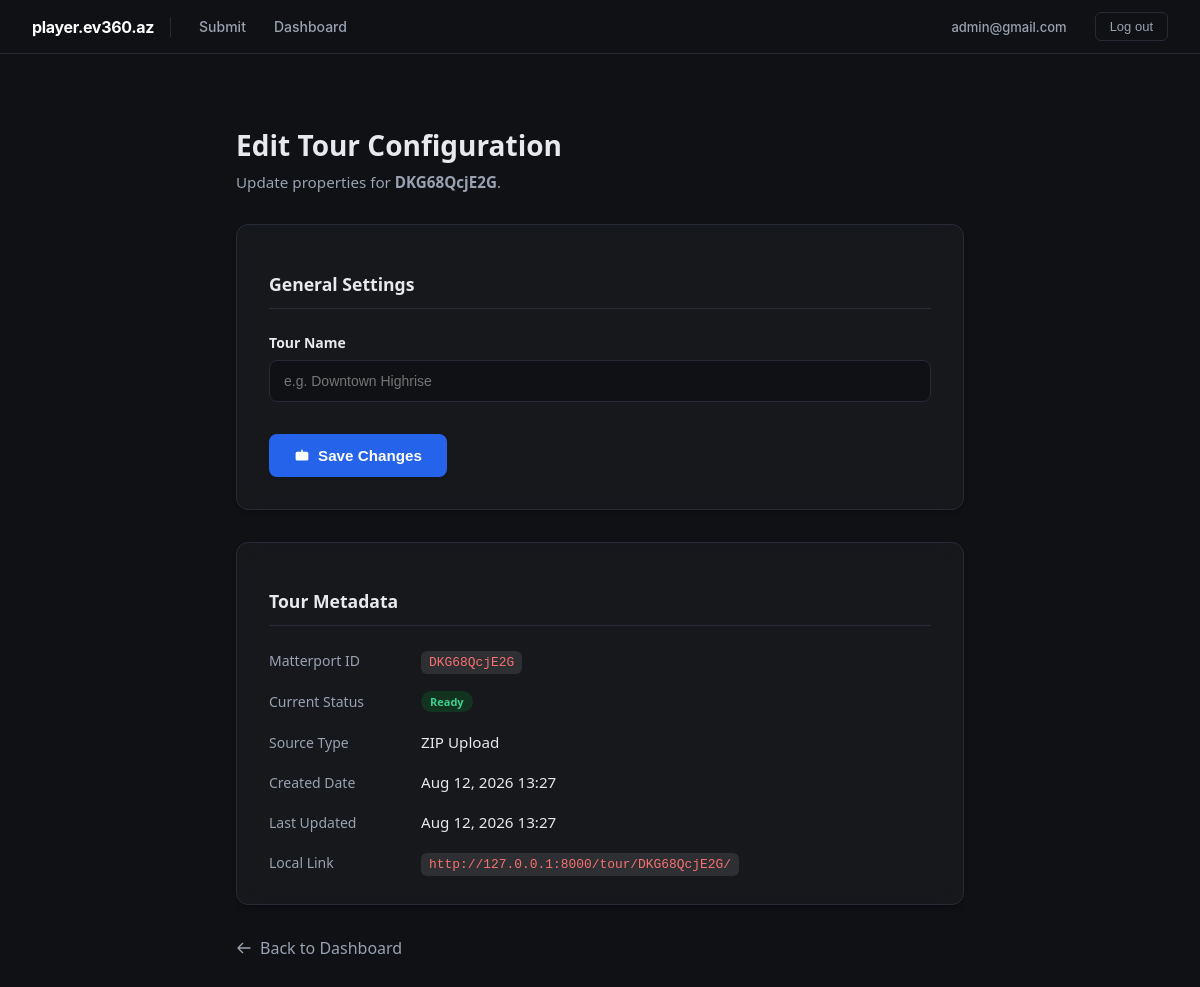
Screenshot of /tour/103/edit/ (signed in) with the database file from the repository.
### tours/models.py (models this page shows, shortened)
class Tour(models.Model):
    matterport_id = models.CharField(max_length=32, unique=True, db_index=True)
    name = models.CharField(max_length=255, blank=True, default="")
    created_at = models.DateTimeField(auto_now_add=True)
    class Meta:
        ordering = ["-created_at"]
    @property
    def latest_upload(self):
        return self.uploads.order_by("-created_at").first()
    @property
    def local_url(self) -> str:
        return f"{settings.PLAYER_PUBLIC_BASE_URL}/tour/{self.matterport_id}/"

class TourUpload(models.Model):
    class SourceType(models.TextChoices):
        URL = "url", "Matterport URL"
        ZIP = "zip", "ZIP Upload"
    class Status(models.TextChoices):
        PENDING = "pending", "Pending"
        DOWNLOADING = "downloading", "Downloading"
        READY = "ready", "Ready"
        FAILED = "failed", "Failed"
    tour = models.ForeignKey(
        Tour, on_delete=models.CASCADE, related_name="uploads", null=True, blank=True
    )
    source_type = models.CharField(max_length=10, choices=SourceType.choices)
    source_url = models.URLField(blank=True)
    original_zip_name = models.CharField(max_length=255, blank=True)
    status = models.CharField(max_length=20, choices=Status.choices, default=Status.PENDING)
    local_path = models.CharField(max_length=255, blank=True)
    error_message = models.TextField(blank=True)
    celery_task_id = models.CharField(max_length=64, blank=True)
    created_at = models.DateTimeField(auto_now_add=True)
    updated_at = models.DateTimeField(auto_now=True)
    class Meta:
        ordering = ["-created_at"]

### tours/views.py (the view, shortened to what this page needs)
# urls.py: path("tour/<int:tour_id>/edit/", views.edit_tour_view, name="edit_tour"),
@login_required
def edit_tour_view(request, tour_id):
    tour = get_object_or_404(Tour, id=tour_id)
    latest = tour.latest_upload
    return render(request, "tours/edit_tour.html", {"tour": tour, "latest": latest})

### tours/templates/tours/edit_tour.html (shortened to what this page needs)
{% extends "tours/base.html" %}
{% block content %}
<div class="edit-container">
  <header class="page-header">
    <h1 class="page-title">Edit Tour Configuration</h1>
    <p class="page-desc">Update properties for <strong>{{ tour.name|default:tour.matterport_id }}</strong>.</p>
  </header>
  <div class="card">
    <h2 class="card-header">General Settings</h2>
    <form method="post" id="edit-form">
      <div class="form-group">
        <label class="form-label">Tour Name</label>
        <input type="text" name="name" value="{{ tour.name }}" placeholder="e.g. Downtown Highrise" class="form-control">
      </div>
    </form>
    <div class="btn-group">
      <button type="submit" form="edit-form" name="action" value="save" class="btn btn-primary">
        Save Changes
      </button>
    </div>
  </div>
  <div class="card">
    <h2 class="card-header">Tour Metadata</h2>
    <div class="details-grid">
      <div class="detail-key">Matterport ID</div>
      <div class="detail-value"><code>{{ tour.matterport_id }}</code></div>
      <div class="detail-key">Current Status</div>
      <div class="detail-value"><span class="badge badge-{{ latest.status }}">{{ latest.get_status_display }}</span></div>
      <div class="detail-key">Source Type</div>
      <div class="detail-value">{{ latest.get_source_type_display }}</div>
      <div class="detail-key">Created Date</div>
      <div class="detail-value">{{ tour.created_at|date:"M d, Y H:i" }}</div>
      <div class="detail-key">Last Updated</div>
      <div class="detail-value">{{ latest.updated_at|date:"M d, Y H:i" }}</div>
      {% if latest.status == "ready" %}
      <div class="detail-key">Local Link</div>
      <div class="detail-value">
        <a href="{{ tour.local_url }}" target="_blank"><code>{{ tour.local_url }}</code></a>
      </div>
      {% endif %}
    </div>
  </div>
  <a href="{% url 'dashboard' %}" class="back-link">
    <svg style="width:16px;height:16px;fill:none;stroke:currentColor;stroke-width:2;" viewBox="0 0 24 24"><path stroke-linecap="round" stroke-linejoin="round" d="M10 19l-7-7m0 0l7-7m-7 7h18"></path></svg>
    Back to Dashboard
  </a>
</div>
{% endblock %}

### tours/templates/tours/base.html (shortened to what this page needs)
<!DOCTYPE html>
<html lang="az">
<head>
</head>
<body>
<nav>
  <div class="nav-left">
    <span class="brand">player.ev360.az</span>
    <div class="nav-links">
      <a href="{% url 'submit' %}" class="{% if request.resolver_match.url_name == 'submit' %}active{% endif %}">Submit</a>
      <a href="{% url 'dashboard' %}" class="{% if request.resolver_match.url_name == 'dashboard' %}active{% endif %}">Dashboard</a>
    </div>
  </div>
  <div class="nav-right">
    {% if user.is_authenticated %}
      <a href="{% url 'profile' %}" class="user-email">{{ user.email }}</a>
      <form method="post" action="{% url 'logout' %}" style="display:inline; margin: 0; padding: 0;">
        <button type="submit" class="logout-btn">Log out</button>
      </form>
    {% else %}
      <a href="{% url 'login' %}">Log in</a>
    {% endif %}
  </div>
</nav>
<main>
  {% block content %}  {% endblock %}
</main>
</body>
</html>

### tours/templates/tours/base.html (style rules this page uses)
:root { --bg: #0f1115; --panel: #171a21; --border: #262b35; --text: #e7e9ee; --muted: #9aa2b1; --accent: #4f8cff; --ok: #3ecf8e; --fail: #ff6161; --warn: #ffb454; --hover-bg: rgba(255, 255, 255, 0.06); }
* { box-sizing: border-box; }
body { margin: 0; background: var(--bg); color: var(--text); font-family: -apple-system, BlinkMacSystemFont, "Segoe UI", Roboto, Helvetica, Arial, sans-serif; }
nav { display: flex; justify-content: space-between; align-items: center; padding: 12px 32px; background: var(--bg); border-bottom: 1px solid var(--border); }
.nav-left, .nav-right { display: flex; align-items: center; gap: 16px; }
nav .brand { font-weight: 700; color: #ffffff; font-size: 16px; letter-spacing: -0.02em; padding-right: 16px; border-right: 1px solid var(--border); }
.nav-links { display: flex; gap: 4px; }
nav a { color: var(--muted); text-decoration: none; font-size: 14px; font-weight: 500; padding: 6px 12px; border-radius: 6px; transition: all 0.2s ease; }
.user-email { font-size: 13px; color: var(--muted); }
.logout-btn { margin: 0; padding: 6px 14px; background: transparent; border: 1px solid var(--border); border-radius: 6px; color: var(--muted); font-size: 13px; font-weight: 500; cursor: pointer; transition: all 0.2s ease; }
main { max-width: 1100px; margin: 0 auto; padding: 40px 24px; }
h1 { font-size: 22px; margin: 0 0 6px; }
input[type=url], input[type=text] { width: 100%; padding: 12px 14px; background: #0f1115; border: 1px solid var(--border); border-radius: 8px; color: var(--text); font-size: 14px; }
.badge { display: inline-block; padding: 3px 9px; border-radius: 20px; font-size: 11px; font-weight: 600; }
.badge-ready { background: #12331f; color: var(--ok); }
code { background: #0f1115; padding: 2px 6px; border-radius: 4px; font-size: 12px; color: var(--accent); }
.btn { display: inline-block; padding: 6px 14px; border: none; border-radius: 6px; font-size: 0.9rem; font-weight: 500; cursor: pointer; transition: background 0.15s ease; }

### tours/templates/tours/edit_tour.html (style rules this page uses)
.edit-container { max-width: 760px; margin: 0 auto; padding: 2rem 1rem; font-family: system-ui, -apple-system, sans-serif; }
.page-header { margin-bottom: 2rem; }
.page-title { font-size: 1.75rem; font-weight: 700; margin: 0 0 0.5rem 0; color: inherit; }
.page-desc { color: var(--muted, #9ca3af); margin: 0; font-size: 0.95rem; }
.card { background: var(--bg-card, rgba(255, 255, 255, 0.03)); border: 1px solid var(--border, rgba(255, 255, 255, 0.1)); border-radius: 12px; box-shadow: 0 4px 6px -1px rgba(0, 0, 0, 0.2), 0 2px 4px -1px rgba(0, 0, 0, 0.1); padding: 2rem; margin-bottom: 2rem; backdrop-filter: blur(10px); }
.card-header { font-size: 1.1rem; font-weight: 600; margin-bottom: 1.5rem; padding-bottom: 0.75rem; border-bottom: 1px solid var(--border, rgba(255, 255, 255, 0.1)); color: inherit; }
.form-group { margin-bottom: 1.5rem; }
.form-label { display: block; font-size: 0.875rem; font-weight: 600; margin-bottom: 0.5rem; color: inherit; }
.form-control { width: 100%; padding: 0.75rem 1rem; font-size: 1rem; color: #ffffff; background: var(--bg-input, rgba(0, 0, 0, 0.25)); border: 1px solid var(--border, rgba(255, 255, 255, 0.15)); border-radius: 8px; transition: all 0.2s ease; box-sizing: border-box; }
.btn-group { display: flex; gap: 1rem; align-items: center; margin-top: 2rem; }
.btn { display: inline-flex; align-items: center; justify-content: center; gap: 0.5rem; padding: 0.75rem 1.5rem; font-size: 0.95rem; font-weight: 600; border-radius: 8px; cursor: pointer; transition: all 0.2s; border: 1px solid transparent; }
.btn-primary { background: #2563eb; color: #ffffff; box-shadow: 0 1px 2px rgba(0,0,0,0.1); }
.back-link { display: inline-flex; align-items: center; gap: 0.5rem; color: var(--muted, #9ca3af); text-decoration: none; font-weight: 500; transition: color 0.2s; }
.details-grid { display: grid; grid-template-columns: minmax(120px, max-content) 1fr; gap: 1.25rem 2rem; align-items: center; }
.detail-key { font-size: 0.875rem; color: var(--muted, #9ca3af); font-weight: 500; }
.detail-value { font-size: 0.95rem; font-weight: 500; word-break: break-all; color: inherit; }
.detail-value code { background: var(--bg-input, rgba(255, 255, 255, 0.1)); padding: 0.25rem 0.5rem; border-radius: 6px; font-size: 0.85em; color: #f87171; }
.detail-value a { color: #60a5fa; text-decoration: none; }

### rows the page displays
Tour: name "DKG68QcjE2G", matterport_id "DKG68QcjE2G", created_at "Aug 12, 2026 13:27", local_url "http://127.0.0.1:8000/tour/DKG68QcjE2G/"
TourUpload: status "Ready", source_type "ZIP Upload", updated_at "Aug 12, 2026 13:27"

### other values shown
{{ user.email }} "admin@gmail.com"
